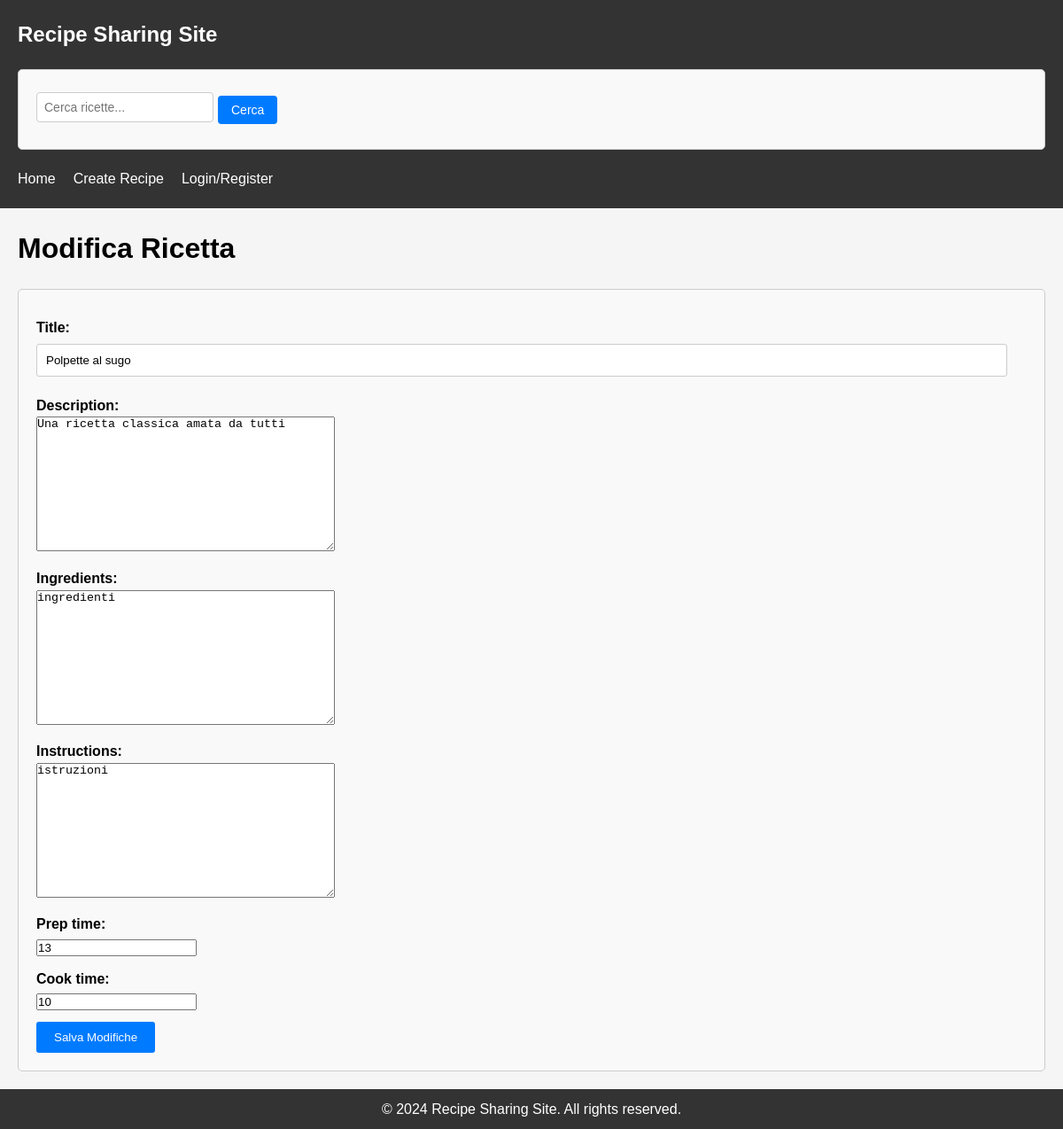
The app's page /edit/18/ with its own data.
### recipes/models.py (models this page shows)
class Recipe(models.Model):
    title = models.CharField(max_length=200)
    description = models.TextField()
    ingredients = models.TextField()
    instructions = models.TextField()
    prep_time = models.IntegerField()
    cook_time = models.IntegerField()
    author = models.ForeignKey(User, on_delete=models.CASCADE,related_name='recipes')
    created_at = models.DateTimeField(auto_now_add=True)
    updated_at = models.DateTimeField(auto_now=True)
    liked_by = models.ManyToManyField(User, related_name='liked_recipes', blank=True)

### recipes/views.py (the view)
# urls.py: path('edit/<int:pk>/', views.edit_recipe, name='edit_recipe'),
def edit_recipe(request, pk):
    recipe = get_object_or_404(Recipe, pk=pk)
    if request.method == 'POST':
        form = RecipeForm(request.POST, instance=recipe)
        if form.is_valid():
            form.save()
            return redirect('profile')  # Reindirizza al profilo dopo la modifica
    else:
        form = RecipeForm(instance=recipe)
    context = {
        'form': form,
        'recipe': recipe,
    }
    return render(request, 'recipes/edit_recipe.html', context)

### recipes/forms.py
class RecipeForm(forms.ModelForm):
    class Meta:
        model = Recipe
        fields = ['title', 'description', 'ingredients', 'instructions', 'prep_time', 'cook_time']

### recipes/templates/recipes/edit_recipe.html (shortened to what this page needs)
{% extends 'base_generic.html' %}
{% block content %}
  <h1>Modifica Ricetta</h1>
  <form method="post">
    {{ form.as_p }}
    <button type="submit">Salva Modifiche</button>
  </form>
{% endblock %}

### recipes/static/css/styles.css (style rules this page uses)
* { margin: 0; padding: 0; box-sizing: border-box; }
body { font-family: Arial, sans-serif; line-height: 1.6; background-color: #f5f5f5; }
form { margin: 20px 0; padding: 20px; border: 1px solid #ccc; border-radius: 5px; background-color: #f9f9f9; }
form p { margin: 10px 0; }
form label { display: block; font-weight: bold; }
form input[type="text"], form input[type="password"] { width: calc(100% - 22px); padding: 10px; margin: 5px 0 10px; border: 1px solid #ccc; border-radius: 3px; box-sizing: border-box; }
form button { display: inline-block; padding: 10px 20px; background-color: #007bff; color: #fff; border: none; border-radius: 3px; cursor: pointer; transition: background-color 0.3s; }

### records on screen
Recipe: title "Polpette al sugo", description "Una ricetta classica amata da tutti", ingredients "ingredienti", instructions "istruzioni", prep_time "13", cook_time "10"
